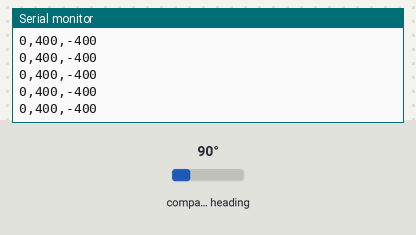
A sketch run on a simulated Arduino Uno, built with avr-gcc and run on an emulated ATmega328P. Shown: the last lines printed to the serial monitor. Wiring (inferred from the names in the program): HMC5883L compass at I2C address 0x1E. The test bench sets the inputs (shaded band); at power-on: compass heading 90°.

Above: at 1.2 s.
1.3 s: compass heading set to 7°
At 1.73 s:
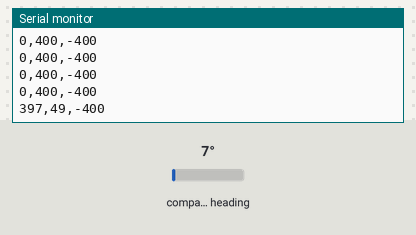
2.8 s: compass heading set to 180°
At 3.01 s:
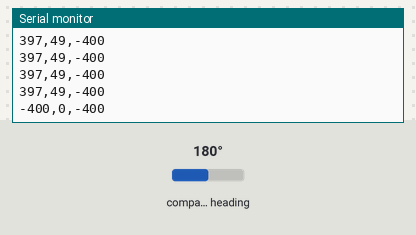
Timing chart, 0 to 5.8 s (numbered marks = the images above; inputs shaded):
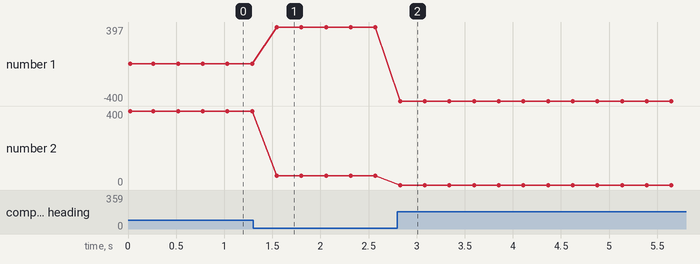

The sketch:

hmc5883L.ino
```cpp
#include <Wire.h> // I2C arduino lib

#define HMC5883L_ADDR 0b00011110

#define _BV(bit) (1 << (bit))

const int SERVO_ONE = 9; // Servo 1 is the bottom servo
const int SERVO_TWO = 10; // Servo 2 is the top servo
const int HMC5883L_SDA = A4; // SDA pin for magnetometer
const int HMC5883L_SCL = A5; // SCL pin for magnetometer
const int DC_IN1 = 2;
const int DC_IN2 = 3;

bool isHMC5883LReady = false;

bool detectHMC5883L () {
  Wire.beginTransmission(HMC5883L_ADDR);
  Wire.write(0b1010);
  Wire.endTransmission();
  Wire.requestFrom(HMC5883L_ADDR, 3);

  if (3 == Wire.available()) {
    char a = Wire.read();
    char b = Wire.read();
    char c = Wire.read();

    if (a == 'H' && b == '4' && c == '3') return true;
  }
  return false;
}

void setup() {
  Serial.begin(9600);
  Wire.begin();
  TWBR = 78; // 25 kHz
  TWSR |= 1 << (TWPS0);
}

void loop() {
  bool isMagnetoReady = detectHMC5883L();

  if (!isHMC5883LReady) {
    if (isMagnetoReady) {
      isHMC5883LReady = true;
      Serial.println("HMC5883L is ready.");
      Wire.beginTransmission(HMC5883L_ADDR);
      Wire.write(0x02); // select register mode
      Wire.write(0x00); // continuous mesurement mode
      Wire.endTransmission();
    } else {
      Serial.println("HMC5883L is not ready.. Trying again");
      delay(2000);
      return;
    }
  }
  else {
    if (!isMagnetoReady) {
      isHMC5883LReady = false;
      Serial.println("HMC5883L connection is lost.. Trying again");
      delay(2000);
      return;
    }
  }

  int mag_X, mag_Y, mag_Z;

  Wire.beginTransmission(HMC5883L_ADDR);
  Wire.write(0x03);
  Wire.endTransmission();

  Wire.requestFrom(HMC5883L_ADDR, 6); // 2 registers per axis; total of 6
  if (6 <= Wire.available()) {
    mag_X = Wire.read() << 8; // X msb
    mag_X |= Wire.read(); // X lsb
    mag_Z = Wire.read() << 8; // Z msb
    mag_Z |= Wire.read(); // Z lsb
    mag_Y = Wire.read() << 8; // Y msb
    mag_Y |= Wire.read(); // Y lsb
  }

  Serial.print(mag_X);
  Serial.print(",");
  Serial.print(mag_Y);
  Serial.print(",");
  Serial.print(mag_Z);
  Serial.println();

  delay(250);
}
```

Measured:
- after the input at 1.3 s, the serial monitor: prints a new line after 0.25 s (image 1)
- after the input at 2.8 s, the serial monitor: prints a new line at once (image 2)
- plotted number 1: 0 → 397 after the input at 1.3 s
- plotted number 2: 400 → 49 after the input at 1.3 s
